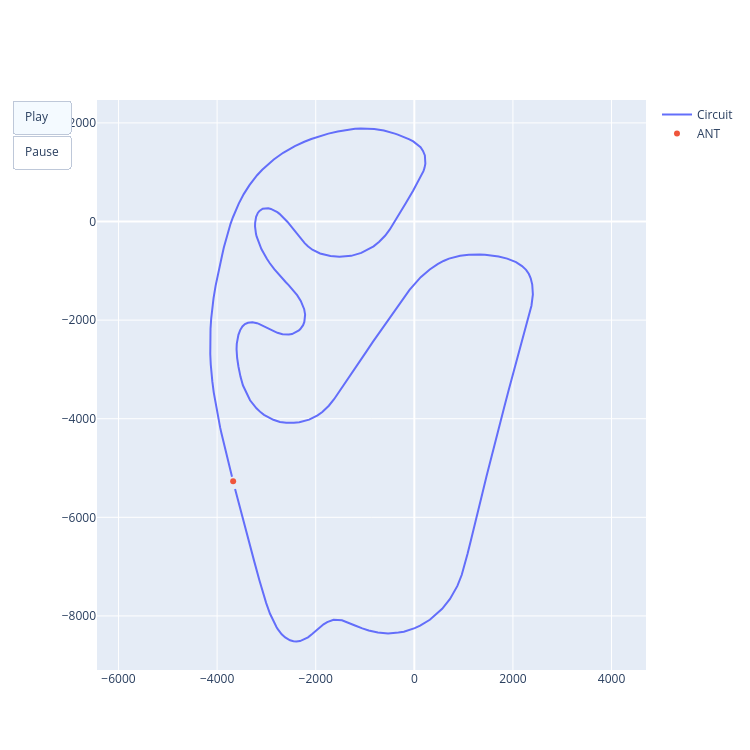

Notebook code for this chart:
### Code cell
telemetry_viz(2026, "São Paulo Grand Prix", "ANT", fps=20)

### Figure 1 — Plotly figure (JSON) as saved in the notebook; plotly's stock layout.template omitted (floating-point values rounded to 4 significant figures; data arrays with more than 128 entries replaced by an {"elided": "..."} marker saying what was removed)
{"data": [{"mode": "lines", "name": "Circuit", "type": "scatter", "x": {"elided": "283 float values"}, "y": {"elided": "283 float values"}}, {"mode": "markers", "name": "ANT", "type": "scatter", "x": [-3675.0], "y": [-5267.0]}], "layout": {"height": 750, "updatemenus": [{"buttons": [{"args": [null, {"frame": {"duration": 50, "redraw": false}, "fromcurrent": true, "transition": {"duration": 0}}], "label": "Play", "method": "animate"}, {"args": [[null], {"frame": {"duration": 0, "redraw": false}, "mode": "immediate", "transition": {"duration": 0}}], "label": "Pause", "method": "animate"}], "type": "buttons"}], "width": 750, "yaxis": {"scaleanchor": "x", "scaleratio": 1}}}
